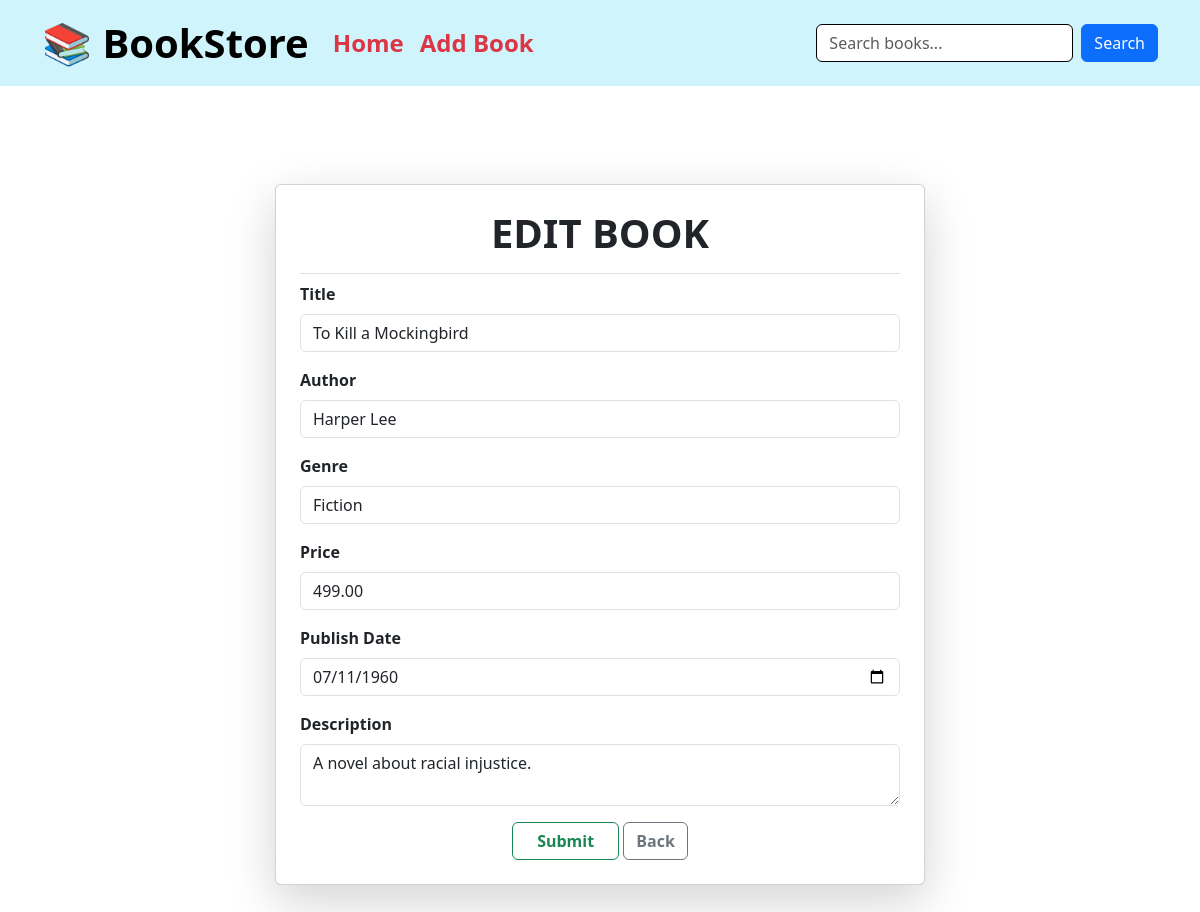
Page /edit/10 on the committed database.
### App/models.py (models this page shows, shortened)
class Book1(models.Model):
      title =models.CharField (max_length=100)
      author =models.CharField (max_length=100)
      genre =models.CharField (max_length=50)
      price =models.DecimalField (max_digits=6, decimal_places=2)
      published_date =models.DateField()
      description =models.TextField()

### App/views.py (the view, shortened to what this page needs)
# urls.py: path("edit/<int:id>",views.Edit,name='edit'),
def Edit(request,id):
      a=Book1.objects.get(id=id)
      if a.published_date:
            a.published_date=a.published_date.strftime('%Y-%m-%d')
      b={'a':a}
      return render(request,'edit.html',b)

### App/templates/edit.html (shortened to what this page needs)
{% include 'nav.html' %}
<!DOCTYPE html>
<html lang="en">
<head>
    <link href="https://cdn.jsdelivr.net/npm/bootstrap@5.3.0/dist/css/bootstrap.min.css" rel="stylesheet">
</head>
<body>
    <div class="container mt-5 d-flex justify-content-center align-items-center vh-100">
        <div class="card shadow-lg p-4 w-100" style="max-width: 650px;">
            <h1 class="text-center border-bottom pb-3 fw-bold">EDIT BOOK</h1>
            <form id="editForm" action="" method="POST">
                <div class="mb-3">
                    <label class="form-label"><strong>Title</strong></label>
                    <input type="text" class="form-control" placeholder="Enter Book Title" name="title" value="{{a.title}}" required>
                </div>
                <div class="mb-3">
                    <label class="form-label"><strong>Author</strong></label>
                    <input type="text" class="form-control" placeholder="Enter Author Name" name="author" value="{{a.author}}" required>
                </div>
                <div class="mb-3">
                    <label class="form-label"><strong>Genre</strong></label>
                    <input type="text" class="form-control" placeholder="Enter Genre" name="genre" value="{{a.genre}}" required>
                </div>
                <div class="mb-3">
                    <label class="form-label"><strong>Price</strong></label>
                    <input type="number" class="form-control" placeholder="Enter Price (₹)" name="price" value="{{a.price}}" required>
                </div>
                <div class="mb-3">
                    <label class="form-label"><strong>Publish Date</strong></label>
                    <input type="date" class="form-control" name="publish_date" value="{{a.published_date}}" required>
                </div>
                <div class="mb-3">
                    <label class="form-label"><strong>Description</strong></label>
                    <textarea class="form-control" placeholder="Enter Description" name="description" required>{{a.description}}</textarea>
                </div>
                <div class="text-center">
                    <button type="submit" class="btn btn-outline-success px-4 fw-bold">Submit</button>
                    <a href="{% url 'viewdetails' a.id %}" class="btn btn-outline-secondary fw-bold">Back</a>
                </div>
            </form>
        </div>
    </div>
</body>
</html>

### rows in the picture
Book1: title "To Kill a Mockingbird", author "Harper Lee", genre "Fiction", price "499.00", publish_date "07/11/1960", description "A novel about racial injustice."
